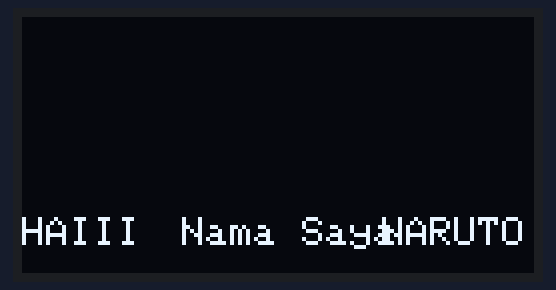
Recording of a sketch running on a simulated Arduino Uno, built with avr-gcc and run on an emulated ATmega328P. Parts: 128×64 one-colour display.

Above: at 2.1 s.

The sketch:

cobaOLED.ino
```cpp
#include <Wire.h>
#include <Adafruit_GFX.h>
#include <Adafruit_SSD1306.h>

#define SCREEN_WIDTH 128 // OLED display width, in pixels
#define SCREEN_HEIGHT 64 // OLED display height, in pixels

// Declaration for an SSD1306 display connected to I2C (SDA, SCL pins)
Adafruit_SSD1306 oled(SCREEN_WIDTH, SCREEN_HEIGHT, &Wire, -1);

void setup() {
Serial.begin(9600);
  oled.begin(SSD1306_SWITCHCAPVCC, 0x3C);
  oled.setTextSize(1);
  oled.setTextColor(WHITE);
  delay(2000);
}

void loop() {
  oled.clearDisplay();
  oled.setCursor(0, 50);
  oled.println("HAIII");
  oled.setCursor(40, 50);
  oled.println("Nama Saya");
  oled.setCursor(90, 50);
  oled.println("NARUTO");
  oled.display();
  delay(2000);

}
```
